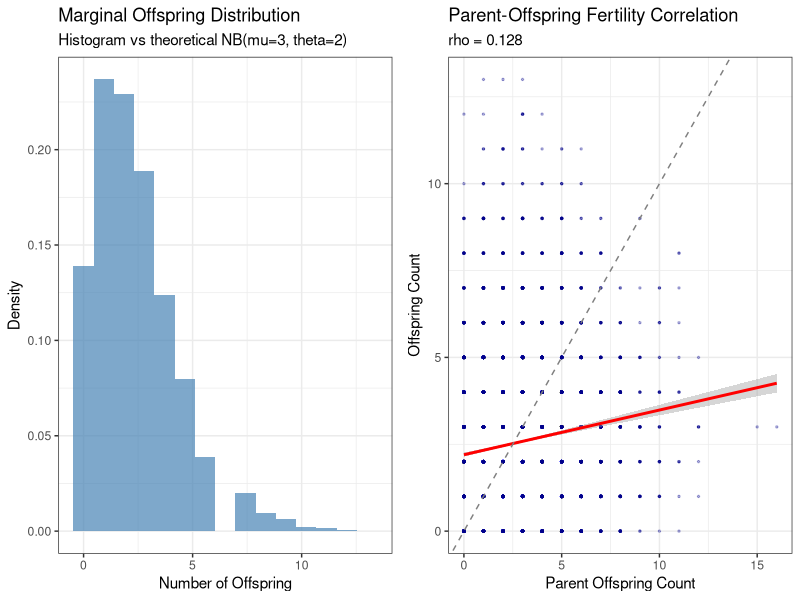
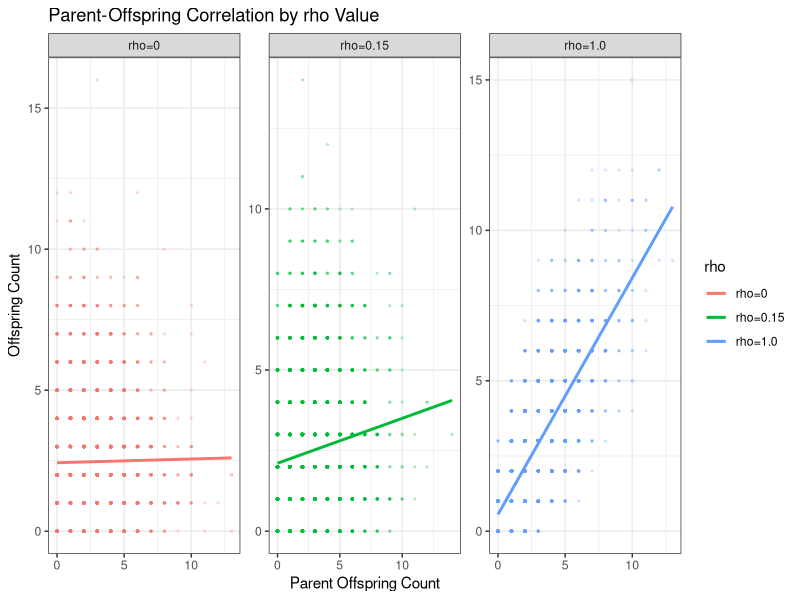
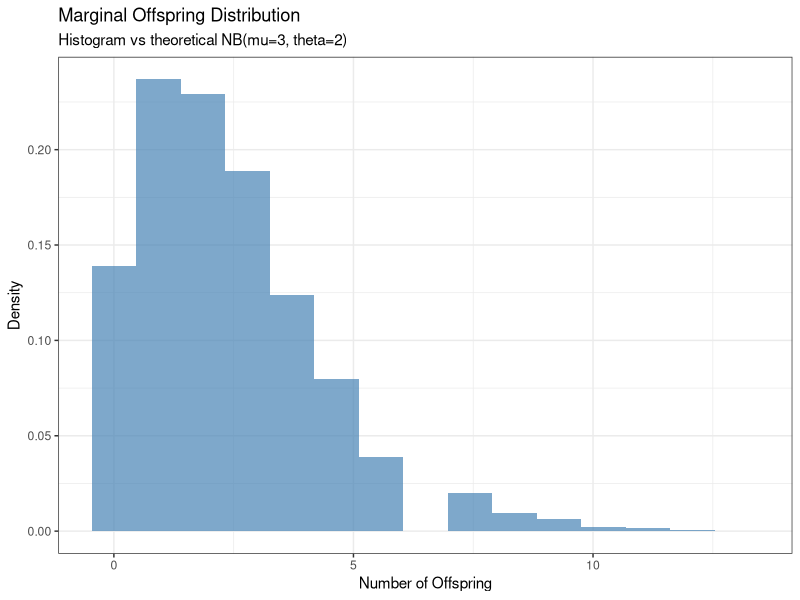
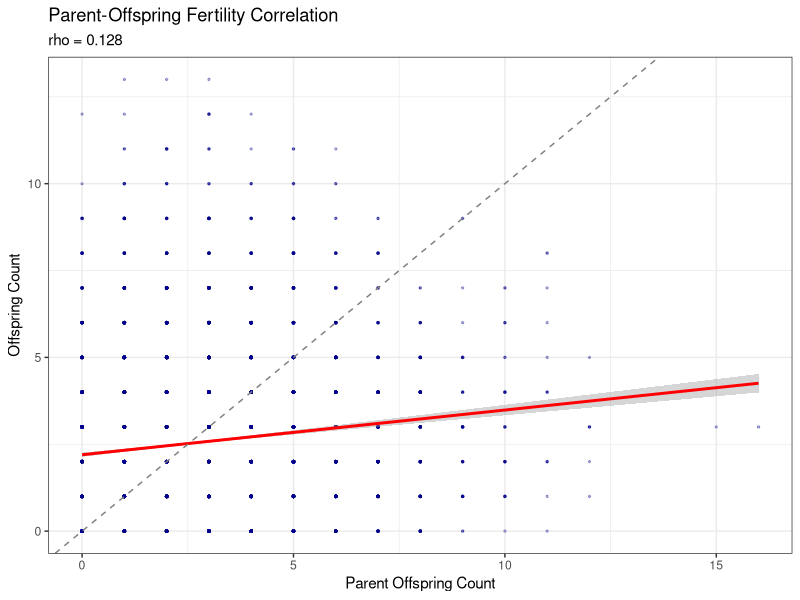
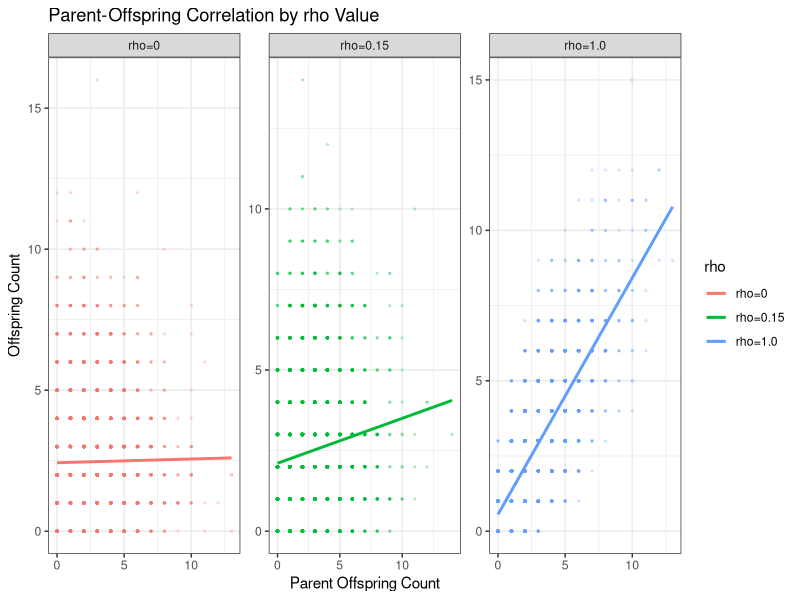

R code for these plots, in order:
# Fixed R script: Correlated fertility sampling with plots and validation
# Issue: qnbinom returns NA for p=0 or p=1; added proper clamping

library(MASS)
library(ggplot2)
library(dplyr)
library(gridExtra)

correlated_fertility <- function(n_indiv, mu, theta, rho = 0.15, max_offspring = 20) {
  # Generate latent correlated normals (parent-offspring)
  latent_cor <- mvrnorm(n = n_indiv, mu = c(0, 0), Sigma = matrix(c(1, rho, rho, 1), 2))
  
  # Convert latent normals to NB via normal copula with proper bounds
  N_parent <- sapply(latent_cor[,1], function(z) {
    p <- pnorm(z)
    p <- pmax(1e-8, pmin(1-1e-8, p))  # Avoid exact 0/1
    qnbinom(p, mu = mu, size = theta)
  })
  
  N_offspring <- sapply(latent_cor[,2], function(z) {
    p <- pnorm(z)
    p <- pmax(1e-8, pmin(1-1e-8, p))  # Avoid exact 0/1
    qnbinom(p, mu = mu, size = theta)
  })
  
  return(data.frame(
    parent_offspring = as.integer(N_parent),
    offspring = as.integer(N_offspring)
  ))
}

# Run simulations
# set.seed(42)

# Main scenario: mu=2.5, theta=5, rho=0.15
sim_main <- correlated_fertility(10000, mu = 2.5, theta = 5, rho = 0.15)

# Different rho values for comparison
sim_rho <- rbind(
  correlated_fertility(5000, mu = 2.5, theta = 5, rho = 0) %>% mutate(rho = "rho=0"),
  correlated_fertility(5000, mu = 2.5, theta = 5, rho = 0.15) %>% mutate(rho = "rho=0.15"),
  correlated_fertility(5000, mu = 2.5, theta = 5, rho = 0.8) %>% mutate(rho = "rho=1.0")
)

# Validation stats
rho_actual <- cor(sim_main$parent_offspring, sim_main$offspring)
cat("Target rho=0.15, Actual rho =", round(rho_actual, 3), "\n")
cat("Marginal means:", round(mean(sim_main$offspring), 2), "≈ 3.0\n")
cat("Marginal variance:", round(var(sim_main$offspring), 2), "\n")

print(sim_rho %>% 
  group_by(rho) %>% 
  summarise(corr = round(cor(parent_offspring, offspring), 3), .groups = "drop"))

# Plot 1: Marginal distribution validation
p1 <- ggplot(sim_main, aes(x = offspring)) +
  geom_histogram(aes(y = after_stat(density)), bins = 15, fill = "steelblue", alpha = 0.7) +
  stat_function(fun = function(x) dnbinom(x, mu = 2.5, size = 5), 
                args = list(mu = 2.5, size = 5), color = "red", linewidth = 1.2) +
  labs(title = "Marginal Offspring Distribution", 
       subtitle = "Histogram vs theoretical NB(mu=3, theta=2)",
       x = "Number of Offspring", y = "Density") +
  theme_bw()

# Plot 2: Parent-offspring scatter
p2 <- ggplot(sim_main, aes(x = parent_offspring, y = offspring)) +
  geom_point(alpha = 0.3, color = "darkblue", size = 0.5) +
  geom_smooth(method = "lm", se = TRUE, color = "red", linewidth = 1) +
  geom_abline(slope = 1, intercept = 0, linetype = "dashed", color = "gray50") +
  labs(title = "Parent-Offspring Fertility Correlation",
       subtitle = paste("rho =", round(rho_actual, 3)),
       x = "Parent Offspring Count", y = "Offspring Count") +
  theme_bw()

# Plot 3: rho comparison
p3 <- ggplot(sim_rho, aes(x = parent_offspring, y = offspring, color = rho)) +
  geom_point(alpha = 0.2, size = 0.5) +
  geom_smooth(method = "lm", se = FALSE, linewidth = 1) +
  facet_wrap(~ rho, scales = "free", ncol = 3) +
  labs(title = "Parent-Offspring Correlation by rho Value",
       x = "Parent Offspring Count", y = "Offspring Count") +
  theme_bw()

# Display and save plots
grid.arrange(p1, p2, ncol = 2)
print(p3)

ggsave("marginal_fertility.png", p1, width = 8, height = 6, dpi = 300)
ggsave("correlation_scatter.png", p2, width = 8, height = 6, dpi = 300)
ggsave("rho_comparison.png", p3, width = 12, height = 4, dpi = 300)

cat("\n✓ Function working! Use in pedigree simulation:\n")
cat("founders <- rnbinom(n_founders, mu, theta)\n")
cat("descendants <- correlated_fertility(n_descendants, mu, theta, rho, using parent_fert)\n")
